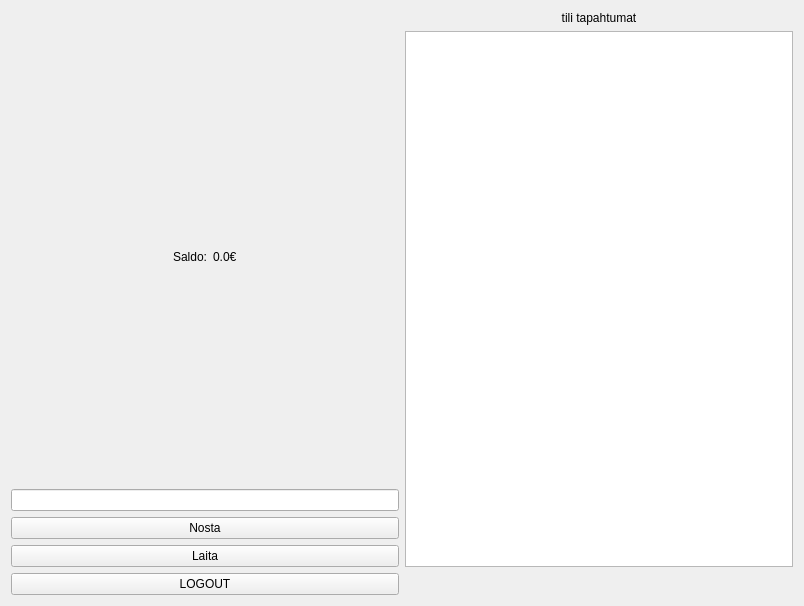
<?xml version="1.0" encoding="UTF-8"?>
<ui version="4.0">
 <class>tili</class>
 <widget class="QWidget" name="tili">
  <property name="geometry">
   <rect>
    <x>0</x>
    <y>0</y>
    <width>804</width>
    <height>606</height>
   </rect>
  </property>
  <property name="windowTitle">
   <string>Form</string>
  </property>
  <layout class="QGridLayout" name="gridLayout">
   <item row="3" column="0">
    <widget class="QPushButton" name="logoutPushButton">
     <property name="text">
      <string>LOGOUT</string>
     </property>
    </widget>
   </item>
   <item row="1" column="0">
    <layout class="QVBoxLayout" name="verticalLayout_7">
     <item>
      <layout class="QVBoxLayout" name="verticalLayout_6">
       <item>
        <layout class="QVBoxLayout" name="verticalLayout_2">
         <item>
          <layout class="QHBoxLayout" name="horizontalLayout_2">
           <item>
            <spacer name="horizontalSpacer">
             <property name="orientation">
              <enum>Qt::Horizontal</enum>
             </property>
             <property name="sizeHint" stdset="0">
              <size>
               <width>40</width>
               <height>20</height>
              </size>
             </property>
            </spacer>
           </item>
           <item>
            <widget class="QLabel" name="saldo1Label">
             <property name="text">
              <string>Saldo:</string>
             </property>
            </widget>
           </item>
           <item>
            <widget class="QLabel" name="raha1Label">
             <property name="text">
              <string>0.0€</string>
             </property>
            </widget>
           </item>
           <item>
            <spacer name="horizontalSpacer_2">
             <property name="orientation">
              <enum>Qt::Horizontal</enum>
             </property>
             <property name="sizeHint" stdset="0">
              <size>
               <width>40</width>
               <height>20</height>
              </size>
             </property>
            </spacer>
           </item>
          </layout>
         </item>
         <item>
          <layout class="QHBoxLayout" name="horizontalLayout">
           <item>
            <layout class="QVBoxLayout" name="verticalLayout">
             <item>
              <widget class="QLineEdit" name="tili1LineEdit"/>
             </item>
             <item>
              <widget class="QPushButton" name="nosta1PushButton">
               <property name="text">
                <string>Nosta</string>
               </property>
              </widget>
             </item>
             <item>
              <widget class="QPushButton" name="laita1PushButton">
               <property name="text">
                <string>Laita</string>
               </property>
              </widget>
             </item>
            </layout>
           </item>
          </layout>
         </item>
        </layout>
       </item>
      </layout>
     </item>
    </layout>
   </item>
   <item row="0" column="1">
    <widget class="QLabel" name="label">
     <property name="text">
      <string>&lt;html&gt;&lt;head/&gt;&lt;body&gt;&lt;p align=&quot;center&quot;&gt;tili tapahtumat&lt;/p&gt;&lt;/body&gt;&lt;/html&gt;</string>
     </property>
    </widget>
   </item>
   <item row="1" column="1">
    <widget class="QPlainTextEdit" name="plainTextEdit"/>
   </item>
  </layout>
 </widget>
 <resources/>
 <connections/>
</ui>
